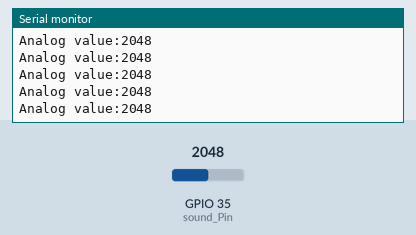
Simulated run of this sketch. Board: ESP32. Shown: the last lines printed to the serial monitor. The inputs (shaded band) are chosen by the test bench; at power-on: GPIO 35 (sound_Pin) = 2048.

Above: at 10.2 s.
10.3 s: GPIO 35 (sound_Pin) set to 942
At 11.2 s:
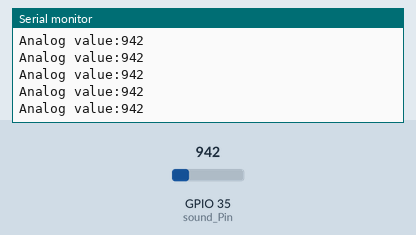
13.3 s: GPIO 35 (sound_Pin) set to 1067
At 14.2 s:
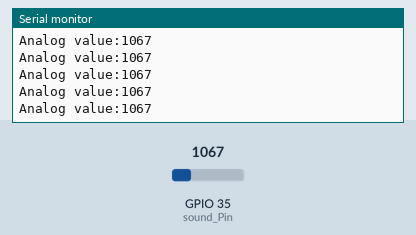
Timing chart, 0 to 16.3 s (numbered marks = the images above; inputs shaded):
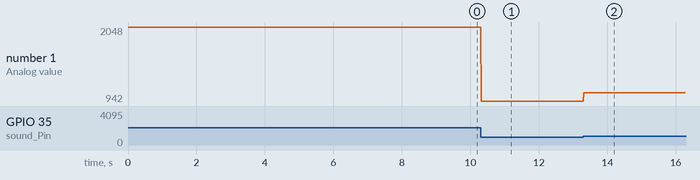

The sketch:

9_sound.ino
```cpp
/*
  Project name: 9_sound
  Function: Read the analog value of the sound sensor
  Author: keyestudio
  Hardware connection:
    - Connect to port 7
  Library:
    - none (no need to import additional library)
  Cautions:
    - Connect to port 7
    - Before uploading test code, please correctly connect to the development board and port
    - Set the baud rate to 9600 before using serial monitor printing
*/
#define sound_Pin 35  //set pin to IO35

void setup() {
  //Set the baud rate
  Serial.begin(9600);
  //set IO35 to input
  pinMode(sound_Pin, INPUT);
}

void loop() {
  //Read the sound analog value
  int sound_value = analogRead(sound_Pin);
  //Print the sound analog value
  Serial.print("Analog value:");
  Serial.println(sound_value);
}
```

Measured:
- after the input at 10.3 s, the serial monitor: prints a new line at once (image 1)
- after the input at 13.3 s, the serial monitor: prints a new line at once (image 2)
- plotted number 1: 2048 → 942 after the input at 10.3 s, 942 → 1067 after the input at 13.3 s
